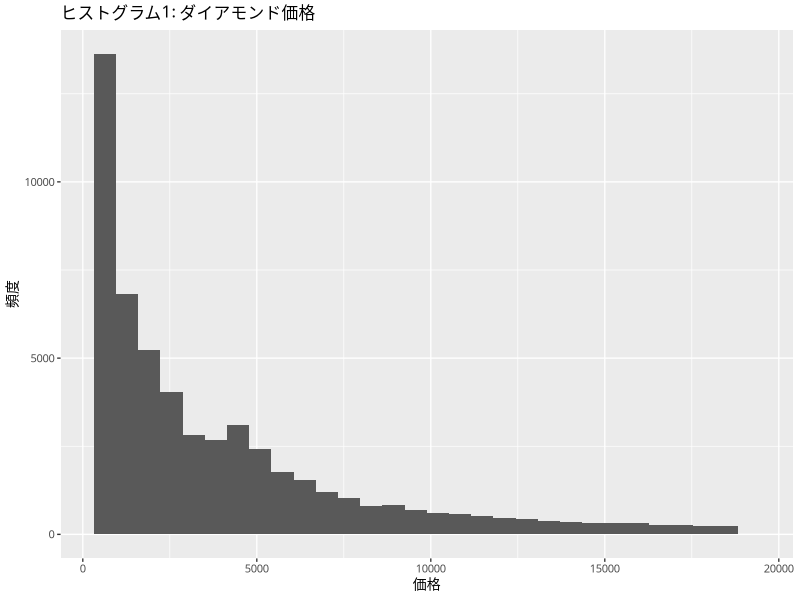
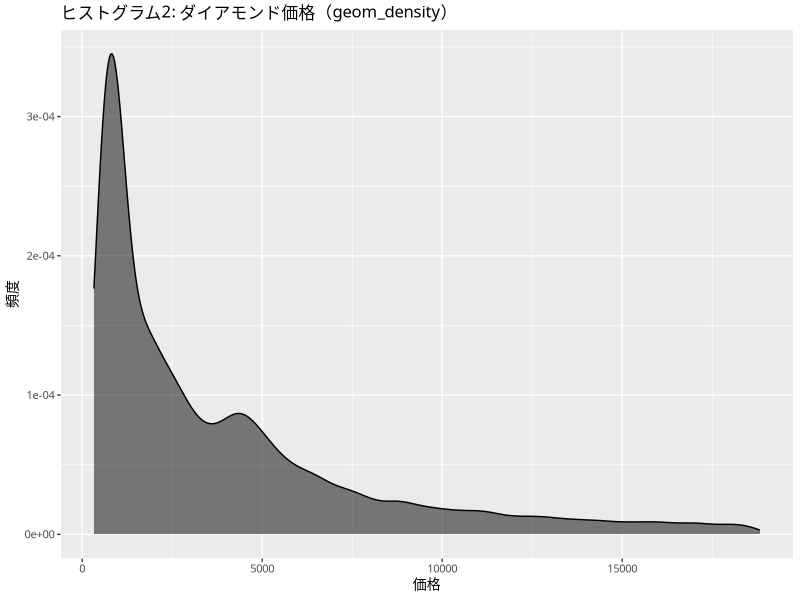
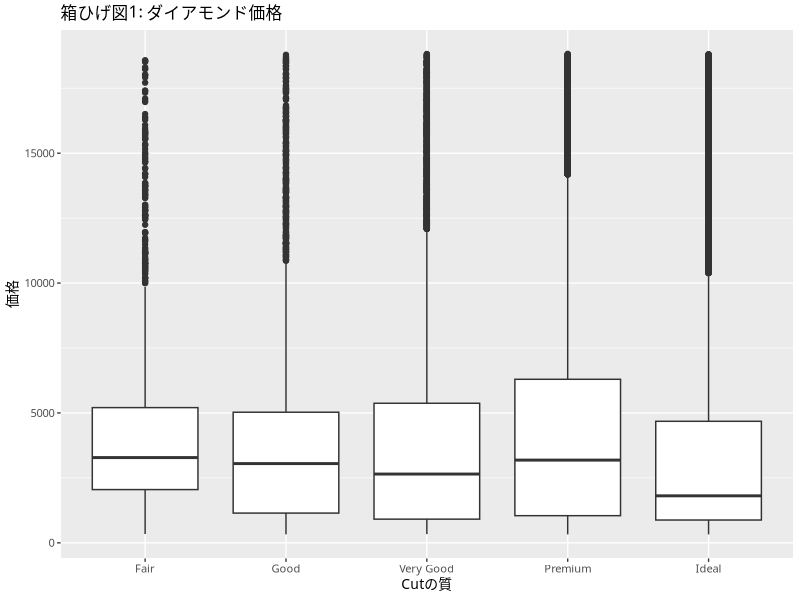
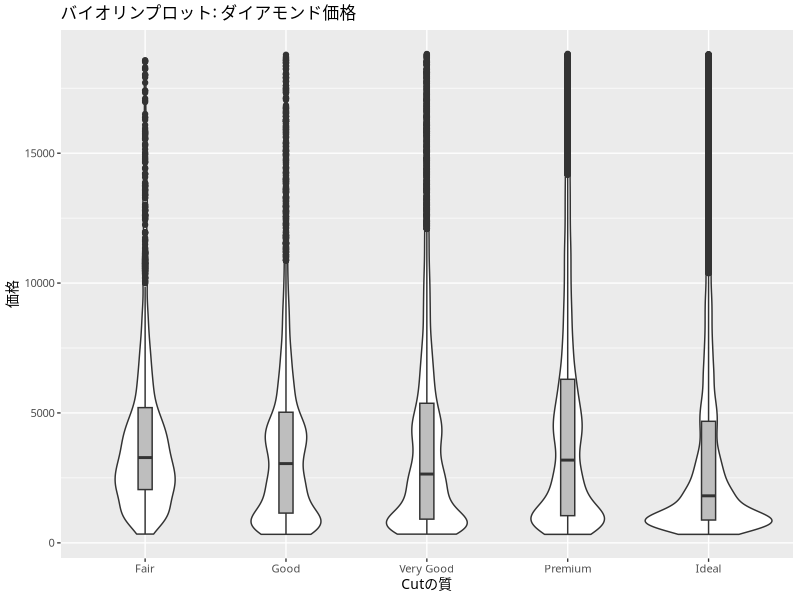
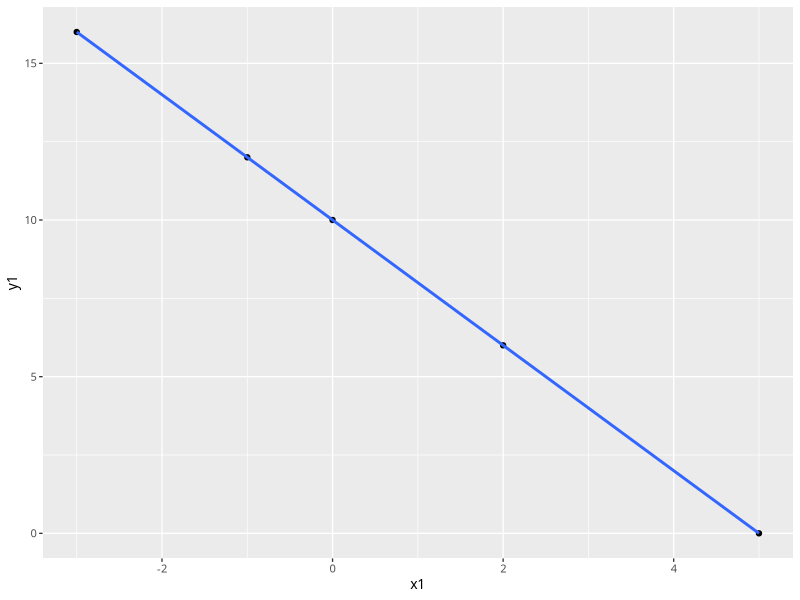
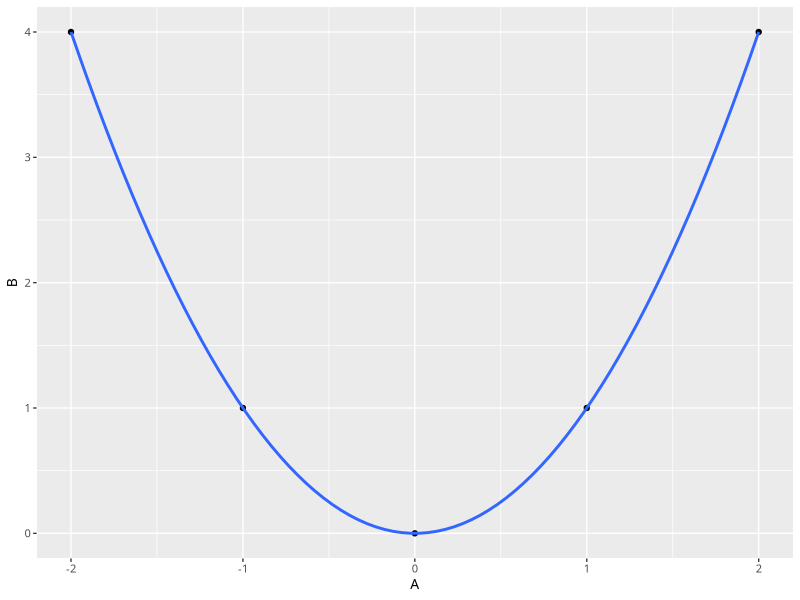
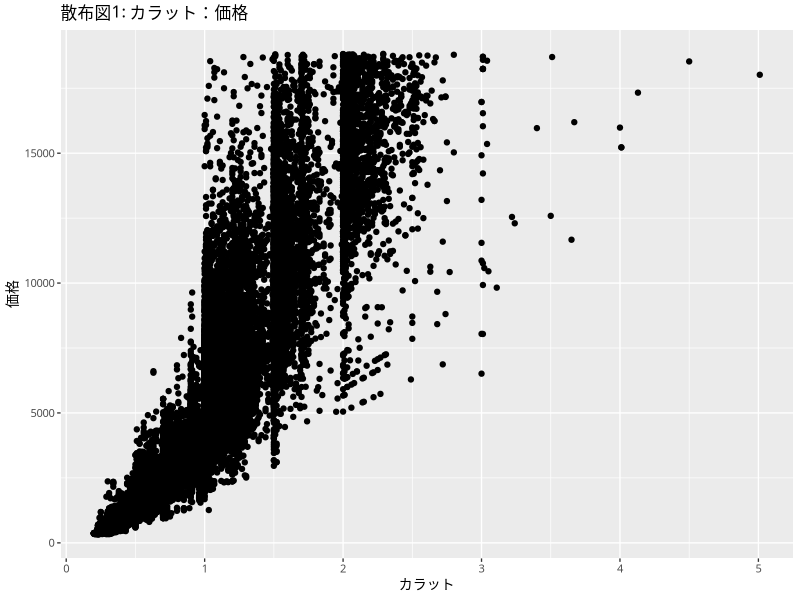
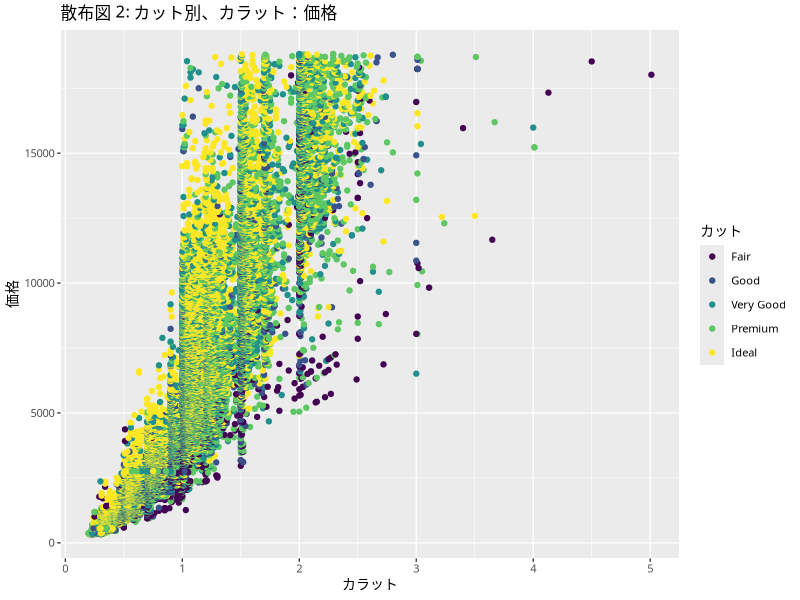

Here is the R script that generated these plots, in order:
## ---- chunk 1
library(tidyverse)
## ---- chunk 2
d <- c(1, 3, 2, 5, 4)
median(d)
d2 <- c(1, 3, 2, 5, 4, 6)
median(d2)

## ---- chunk 3
math <- c(3,3,5,5,5,5,5,7,7)
jpn <-  c(2,3,3,5,5,5,7,7,8)

mean(math)
mean(jpn)
## ---- chunk 4
var(math)
var(jpn)
## ---- chunk 5
idpos_cust <- readr::read_csv("data/idpos_customer.csv")

table(idpos_cust$gender)
with(idpos_cust, table(gender))
## ---- chunk 6
with(idpos_cust, table(gender,decile_rank))
## ---- chunk 7
idpos_cust %>% 
  filter(decile_rank == 10) %>% 
  with(table(gender))
## ---- chunk 8
idpos_cust %>% 
  group_by(gender) %>% 
  summarize(mon_m = mean(monetary),
            mon_sd = sd(monetary),
            freq_m = mean(frequency),
            freq_sd = sd(frequency))
## ---- chunk 9
head(diamonds)
## ---- chunk 10
##For mac users
theme_set(theme_gray(base_size = 10, base_family = "HiraMinProN-W3"))
## ---- chunk 11
p1 <- ggplot(diamonds, mapping = aes(x = price))
p1 + geom_histogram() +
  labs(x = "価格", y = "頻度",
       title = "ヒストグラム1: ダイアモンド価格")
## ---- chunk 12
p1 + geom_density(fill = "black", alpha = 0.5) +
  labs(x = "価格", y = "頻度",
       title = "ヒストグラム2: ダイアモンド価格（geom_density）")
## ---- chunk 13
p2 <- ggplot(diamonds, mapping = aes(x = cut, y = price))
p2 + geom_boxplot() +
  labs(x = "Cutの質", y = "価格",
       title = "箱ひげ図1: ダイアモンド価格")

## ---- chunk 14
p2 + geom_violin() +
  geom_boxplot(fill = "gray", width = 0.1) +
  labs(x = "Cutの質", y = "価格",
       title = "バイオリンプロット: ダイアモンド価格")

## ---- chunk 15
X <- tibble(x1 = c(-3, -1, 0, 2, 5), y1 = c(16, 12, 10, 6, 0), y2 = c(8, 6, 5, 3, 0))
X
## ---- chunk 16
cor(X$x1, X$y1)

ggplot(data = X, mapping = aes(x = x1, y = y1)) + 
  geom_point() +
  geom_smooth(method = lm)
## ---- chunk 17
AB <- tibble(A = c(-2, -1, 0, 1, 2), B = c(4, 1, 0, 1, 4))
AB
## ---- chunk 18
cor(AB$A, AB$B)
## ---- chunk 19
ggplot(data = AB, mapping = aes(x = A, y = B)) + 
  geom_point() + 
  geom_smooth(method = lm, formula = y ~ x + I(x^2), se = FALSE)
## ---- chunk 20
cov(diamonds$carat,diamonds$price)
cor(diamonds$carat,diamonds$price)
## ---- chunk 21
p3 <- ggplot(diamonds, mapping = aes(x = carat, y = price))
p3 + geom_point() +
  labs(x = "カラット", y = "価格",
       title = "散布図1: カラット：価格")

## ---- chunk 22
p4 <- ggplot(diamonds, mapping = aes(x = carat, y = price, color = cut))
p4 + geom_point() +
  labs(x = "カラット", y = "価格", color = "カット",
       title = "散布図 2: カット別、カラット：価格")

## ---- chunk 23
p3 + geom_point() + facet_wrap(~cut) +
  labs(x = "カラット", y = "価格",
       title = "散布図 3: カット別、カラット：価格")

## ---- chunk 24
p5 <- diamonds %>% 
  filter(carat >= 1.0) %>% 
  ggplot(mapping = aes(x = price))
p5 + geom_histogram() +
  labs(x = "価格", y = "頻度",
       title = "ヒストグラム:1.00カラット以上")
p6 <- diamonds %>% 
  filter(carat < 1.0) %>% 
  ggplot(mapping = aes(x = price))
p6 + geom_histogram() +
  labs(x = "価格", y = "頻度",
       title = "ヒストグラム:1.00カラット未満")

